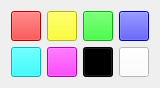
    <widget class="QWidget" name="layoutWidget">
     <property name="geometry">
      <rect>
       <x>730</x>
       <y>330</y>
       <width>143</width>
       <height>69</height>
      </rect>
     </property>
     <property name="cursor">
      <cursorShape>ArrowCursor</cursorShape>
     </property>
     <layout class="QGridLayout" name="gridLayout">
      <item row="1" column="3">
       <widget class="QPushButton" name="pushButton_white">
        <property name="sizePolicy">
         <sizepolicy hsizetype="Fixed" vsizetype="Fixed">
          <horstretch>0</horstretch>
          <verstretch>0</verstretch>
         </sizepolicy>
        </property>
        <property name="minimumSize">
         <size>
          <width>30</width>
          <height>30</height>
         </size>
        </property>
        <property name="maximumSize">
         <size>
          <width>30</width>
          <height>30</height>
         </size>
        </property>
        <property name="cursor">
         <cursorShape>PointingHandCursor</cursorShape>
        </property>
        <property name="styleSheet">
         <string notr="true">background-color: rgb(255, 255, 255);</string>
        </property>
        <property name="text">
         <string/>
        </property>
       </widget>
      </item>
      <item row="1" column="2">
       <widget class="QPushButton" name="pushButton_black">
        <property name="sizePolicy">
         <sizepolicy hsizetype="Fixed" vsizetype="Fixed">
          <horstretch>0</horstretch>
          <verstretch>0</verstretch>
         </sizepolicy>
        </property>
        <property name="minimumSize">
         <size>
          <width>30</width>
          <height>30</height>
         </size>
        </property>
        <property name="maximumSize">
         <size>
          <width>30</width>
          <height>30</height>
         </size>
        </property>
        <property name="cursor">
         <cursorShape>PointingHandCursor</cursorShape>
        </property>
        <property name="styleSheet">
         <string notr="true">background-color: rgb(0, 0, 0);
</string>
        </property>
        <property name="text">
         <string/>
        </property>
       </widget>
      </item>
      <item row="0" column="2">
       <widget class="QPushButton" name="pushButton_green">
        <property name="sizePolicy">
         <sizepolicy hsizetype="Fixed" vsizetype="Fixed">
          <horstretch>0</horstretch>
          <verstretch>0</verstretch>
         </sizepolicy>
        </property>
        <property name="minimumSize">
         <size>
          <width>30</width>
          <height>30</height>
         </size>
        </property>
        <property name="maximumSize">
         <size>
          <width>30</width>
          <height>30</height>
         </size>
        </property>
        <property name="cursor">
         <cursorShape>PointingHandCursor</cursorShape>
        </property>
        <property name="styleSheet">
         <string notr="true">background-color: rgb(0, 255, 0);</string>
        </property>
        <property name="text">
         <string/>
        </property>
       </widget>
      </item>
      <item row="1" column="1">
       <widget class="QPushButton" name="pushButton_purple">
        <property name="minimumSize">
         <size>
          <width>30</width>
          <height>30</height>
         </size>
        </property>
        <property name="maximumSize">
         <size>
          <width>30</width>
          <height>30</height>
         </size>
        </property>
        <property name="cursor">
         <cursorShape>PointingHandCursor</cursorShape>
        </property>
        <property name="styleSheet">
         <string notr="true">background-color: rgb(255, 0, 255);</string>
        </property>
        <property name="text">
         <string/>
        </property>
       </widget>
      </item>
      <item row="0" column="3">
       <widget class="QPushButton" name="pushButton_blue">
        <property name="sizePolicy">
         <sizepolicy hsizetype="Fixed" vsizetype="Fixed">
          <horstretch>0</horstretch>
          <verstretch>0</verstretch>
         </sizepolicy>
        </property>
        <property name="minimumSize">
         <size>
          <width>30</width>
          <height>30</height>
         </size>
        </property>
        <property name="maximumSize">
         <size>
          <width>30</width>
          <height>30</height>
         </size>
        </property>
        <property name="cursor">
         <cursorShape>PointingHandCursor</cursorShape>
        </property>
        <property name="styleSheet">
         <string notr="true">background-color: rgb(0, 0, 255);</string>
        </property>
        <property name="text">
         <string/>
        </property>
       </widget>
      </item>
      <item row="0" column="1">
       <widget class="QPushButton" name="pushButton_yellow">
        <property name="sizePolicy">
         <sizepolicy hsizetype="Fixed" vsizetype="Fixed">
          <horstretch>0</horstretch>
          <verstretch>0</verstretch>
         </sizepolicy>
        </property>
        <property name="minimumSize">
         <size>
          <width>30</width>
          <height>30</height>
         </size>
        </property>
        <property name="maximumSize">
         <size>
          <width>30</width>
          <height>30</height>
         </size>
        </property>
        <property name="cursor">
         <cursorShape>PointingHandCursor</cursorShape>
        </property>
        <property name="styleSheet">
         <string notr="true">background-color: rgb(255, 255, 0);</string>
        </property>
        <property name="text">
         <string/>
        </property>
       </widget>
      </item>
      <item row="0" column="0">
       <widget class="QPushButton" name="pushButton_red">
        <property name="sizePolicy">
         <sizepolicy hsizetype="Fixed" vsizetype="Fixed">
          <horstretch>0</horstretch>
          <verstretch>0</verstretch>
         </sizepolicy>
        </property>
        <property name="minimumSize">
         <size>
          <width>30</width>
          <height>30</height>
         </size>
        </property>
        <property name="maximumSize">
         <size>
          <width>30</width>
          <height>30</height>
         </size>
        </property>
        <property name="cursor">
         <cursorShape>PointingHandCursor</cursorShape>
        </property>
        <property name="styleSheet">
         <string notr="true">background-color: rgb(255, 0, 0);</string>
        </property>
        <property name="text">
         <string/>
        </property>
       </widget>
      </item>
      <item row="1" column="0">
       <widget class="QPushButton" name="pushButton_cyan">
        <property name="sizePolicy">
         <sizepolicy hsizetype="Fixed" vsizetype="Fixed">
          <horstretch>0</horstretch>
          <verstretch>0</verstretch>
         </sizepolicy>
        </property>
        <property name="minimumSize">
         <size>
          <width>30</width>
          <height>30</height>
         </size>
        </property>
        <property name="maximumSize">
         <size>
          <width>30</width>
          <height>30</height>
         </size>
        </property>
        <property name="cursor">
         <cursorShape>PointingHandCursor</cursorShape>
        </property>
        <property name="autoFillBackground">
         <bool>false</bool>
        </property>
        <property name="styleSheet">
         <string notr="true">background-color: rgb(0, 255, 255);</string>
        </property>
        <property name="text">
         <string/>
        </property>
       </widget>
      </item>
     </layout>
    </widget>
